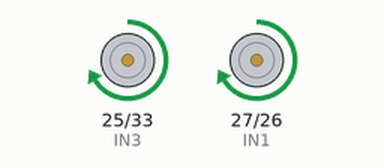
Recording of a sketch running on a simulated ESP32. On the bench: motor-driver pin pairs drawn as motors (green arrow = first pin HIGH = forward, orange = second pin HIGH = backward, longer = more drive).

Above: at 4.0 s.
At 6.5 s:
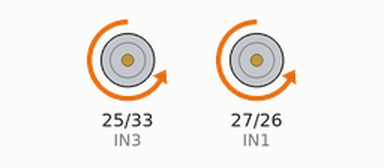
At 12.0 s:
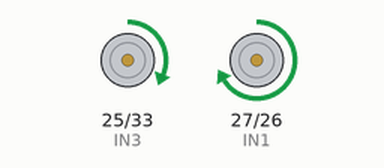
At 14.5 s:
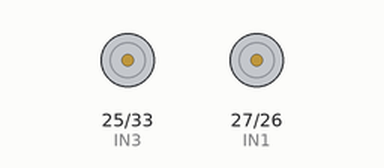
Timing chart, 0 to 19.9 s (numbered marks = the images above):
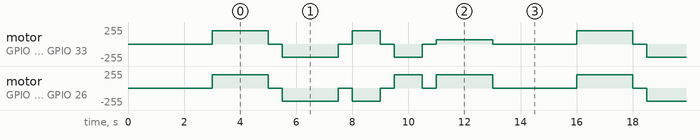

Measured:
- by itself, motor on GPIO 25 (IN3) / GPIO 33 (IN4): repeats every 13.0 s: stopped 0.50 s, backward 200/255 2.0 s, stopped 0.50 s, forward 200/255 1.0 s, stopped 0.50 s, backward 200/255 1.0 s, stopped 0.50 s, forward 66/255 2.0 s, stopped 3.0 s, forward 200/255 2.0 s
- by itself, motor on GPIO 27 (IN1) / GPIO 26 (IN2): repeats every 13.0 s: stopped 0.50 s, backward 200/255 2.0 s, stopped 0.50 s, backward 200/255 1.0 s, stopped 0.50 s, forward 200/255 1.0 s, stopped 0.50 s, forward 200/255 2.0 s, stopped 3.0 s, forward 200/255 2.0 s

The sketch:

ex11_carrinho_motores.ino
```cpp
/*
 * ================================================================
 *  CARRINHO 4WD - ESP32 + PONTE H (L298N)
 *  CÓDIGO 1: CONTROLE BÁSICO DOS MOTORES
 * ================================================================
 *  Oficina de Sistemas Embarcados - Desafio Final
 *
 *  O que este código faz:
 *   - Cria funções para mover o carrinho (frente, ré, girar, curva, parar)
 *   - Executa uma sequência de demonstração repetidamente
 *
 *  Usa apenas pinos do lado do VIN da ESP32 (DevKit V1 de 30 pinos).
 *
 *  Ligações (ESP32 -> L298N):
 *   D27 -> IN1  (motores ESQUERDOS)
 *   D26 -> IN2  (motores ESQUERDOS)
 *   D25 -> IN3  (motores DIREITOS)
 *   D33 -> IN4  (motores DIREITOS)
 *   GND -> GND  (OBRIGATÓRIO: GND comum entre ESP32, ponte H e bateria)
 *
 *  ENA e ENB NÃO são usados: DEIXE OS JUMPERS do ENA e do ENB colocados.
 *  A velocidade é controlada por PWM direto nos pinos IN.
 *
 *  Motores: os 2 motores da esquerda em paralelo em OUT1/OUT2,
 *           os 2 motores da direita em paralelo em OUT3/OUT4.
 *
 *  Placa no Arduino IDE: "ESP32 Dev Module"
 * ================================================================
 */

// ---------------- PINOS ----------------
const int IN1 = 27;   // motores esquerdos
const int IN2 = 26;   // motores esquerdos
const int IN3 = 25;   // motores direitos
const int IN4 = 33;   // motores direitos

// Se um LADO inteiro girar ao contrário, troque para true
// (evita ter que refazer a fiação!)
const bool INVERTER_MOTOR_ESQ = false;
const bool INVERTER_MOTOR_DIR = false;

// Velocidade padrão: 0 (parado) até 255 (máxima)
// Obs: em carrinhos 4WD, abaixo de ~110 os motores podem não ter força.
int velocidade = 200;

// ------------------------------------------------------------
// Controla UM lado do carrinho.
// vel: -255 a 255  (positivo = frente, negativo = ré, 0 = parado)
// Um pino recebe o PWM (velocidade) e o outro fica em 0.
// ------------------------------------------------------------
void controlarMotor(int pinoA, int pinoB, int vel, bool inverter) {
  if (inverter) vel = -vel;
  vel = constrain(vel, -255, 255);

  if (vel > 0) {            // gira para frente
    analogWrite(pinoA, vel);
    analogWrite(pinoB, 0);
  } else if (vel < 0) {     // gira para trás
    analogWrite(pinoA, 0);
    analogWrite(pinoB, -vel);
  } else {                  // parado
    analogWrite(pinoA, 0);
    analogWrite(pinoB, 0);
  }
}

// Controla os DOIS lados de uma vez
void moverMotores(int velEsq, int velDir) {
  controlarMotor(IN1, IN2, velEsq, INVERTER_MOTOR_ESQ);
  controlarMotor(IN3, IN4, velDir, INVERTER_MOTOR_DIR);
}

// ---------------- MOVIMENTOS ----------------
void frente(int v)        { moverMotores( v,  v); }
void re(int v)            { moverMotores(-v, -v); }
void girarEsquerda(int v) { moverMotores(-v,  v); }  // gira no próprio eixo
void girarDireita(int v)  { moverMotores( v, -v); }  // gira no próprio eixo
void parar()              { moverMotores( 0,  0); }

// ---------------- SETUP ----------------
void setup() {
  pinMode(IN1, OUTPUT);
  pinMode(IN2, OUTPUT);
  pinMode(IN3, OUTPUT);
  pinMode(IN4, OUTPUT);

  parar();
  delay(3000);  // tempo para colocar o carrinho no chão
}

// ---------------- LOOP (sequência de demonstração) ----------------
// Sempre paramos um pouco entre movimentos: inverter o motor de uma vez
// gera um pico de corrente que pode reiniciar a ESP32.
void loop() {
  frente(velocidade);                        // frente
  delay(2000);
  parar();
  delay(500);

  re(velocidade);                            // ré
  delay(2000);
  parar();
  delay(500);

  girarEsquerda(velocidade);                 // gira para a esquerda
  delay(1000);
  parar();
  delay(500);

  girarDireita(velocidade);                  // gira para a direita
  delay(1000);
  parar();
  delay(500);

  moverMotores(velocidade, velocidade / 3);  // curva suave para a direita
  delay(2000);
  parar();

  delay(3000);                               // pausa antes de repetir
}
```
